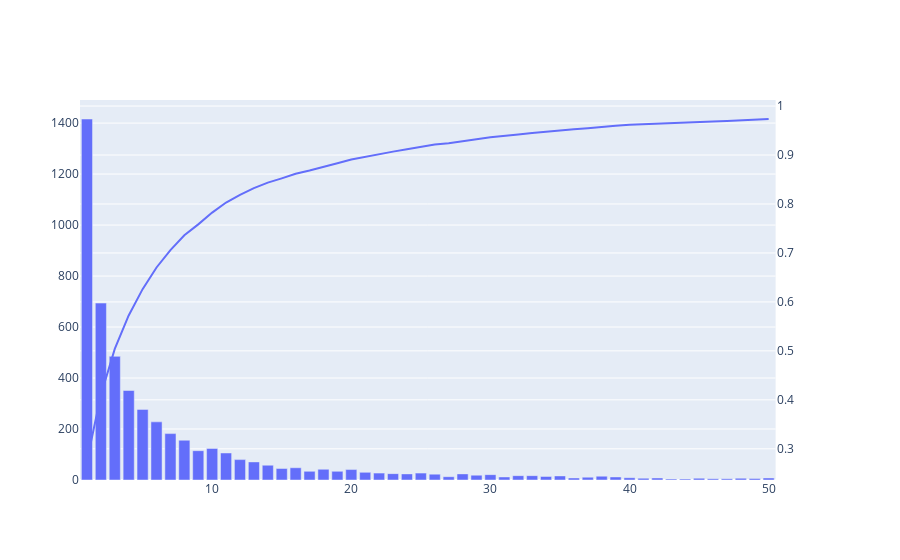

Write notebook code for a chart like this one.
### Code cell
# creates a paretto chart that analyzes the count of sums of email interactions with the running sum pareto 
# filtered to relavant data
subfig = make_subplots(specs=[[{"secondary_y": True}]])
fig = px.bar(star, x=star.index, y=star['article_id'] )
fig2 = px.line(x=star.index ,y = star['running_total'])
fig2.update_traces(yaxis="y2")
subfig.add_traces(fig.data + fig2.data)
subfig.show()

### Figure 1 — Plotly figure (JSON) as saved in the notebook; plotly's stock layout.template omitted (floating-point values rounded to 4 significant figures)
{"data": [{"alignmentgroup": "True", "hovertemplate": "article_id_2=%{x}<br>article_id=%{y}<extra></extra>", "legendgroup": "", "marker": {"color": "#636efa"}, "name": "", "offsetgroup": "", "orientation": "v", "showlegend": false, "textposition": "auto", "type": "bar", "x": [1, 2, 3, 4, 5, 6, 7, 8, 9, 10, 11, 12, 13, 14, 15, 16, 17, 18, 19, 20, 21, 22, 23, 24, 25, 26, 27, 28, 29, 30, 31, 32, 33, 34, 35, 36, 37, 38, 39, 40, 41, 42, 43, 44, 45, 46, 47, 48, 49, 50], "xaxis": "x", "y": [1416, 694, 485, 351, 277, 228, 182, 156, 115, 124, 106, 80, 71, 58, 45, 48, 34, 42, 34, 41, 30, 27, 25, 24, 27, 23, 13, 24, 19, 21, 12, 17, 17, 14, 16, 8, 11, 15, 12, 9, 7, 8, 4, 4, 7, 5, 5, 7, 6, 8], "yaxis": "y"}, {"hovertemplate": "x=%{x}<br>y=%{y}<extra></extra>", "legendgroup": "", "line": {"color": "#636efa", "dash": "solid"}, "mode": "lines", "name": "", "orientation": "v", "showlegend": false, "type": "scatter", "x": [1, 2, 3, 4, 5, 6, 7, 8, 9, 10, 11, 12, 13, 14, 15, 16, 17, 18, 19, 20, 21, 22, 23, 24, 25, 26, 27, 28, 29, 30, 31, 32, 33, 34, 35, 36, 37, 38, 39, 40, 41, 42, 43, 44, 45, 46, 47, 48, 49, 50], "xaxis": "x", "y": [0.2751, 0.4099, 0.5041, 0.5723, 0.6261, 0.6704, 0.7057, 0.736, 0.7584, 0.7824, 0.803, 0.8186, 0.8324, 0.8436, 0.8524, 0.8617, 0.8683, 0.8765, 0.8831, 0.891, 0.8969, 0.9021, 0.907, 0.9116, 0.9169, 0.9213, 0.9239, 0.9285, 0.9322, 0.9363, 0.9386, 0.9419, 0.9452, 0.9479, 0.951, 0.9526, 0.9547, 0.9577, 0.96, 0.9617, 0.9631, 0.9646, 0.9654, 0.9662, 0.9676, 0.9685, 0.9695, 0.9709, 0.972, 0.9736], "yaxis": "y2"}], "layout": {"xaxis": {"anchor": "y", "domain": [0, 0.94]}, "yaxis": {"anchor": "x", "domain": [0, 1]}, "yaxis2": {"anchor": "x", "overlaying": "y", "side": "right"}}}
